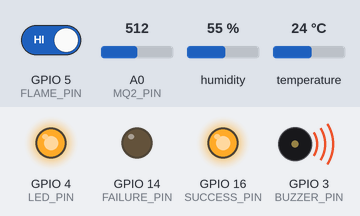
Simulated run of this sketch. Board: ESP8266 (NodeMCU). On the bench: output pins drawn as LEDs (lit = HIGH), buzzer (waves = sounding, pin HIGH). The test bench sets the inputs (shaded band); at power-on: A0 (MQ2_PIN) = 512, GPIO 5 (FLAME_PIN) HIGH, humidity 55 %, temperature 24 °C. WiFi joins after 1.5 s; servers stay silent unless stated; uploads are accepted with an empty reply; what the sketch prints to the serial monitor is not drawn.

Above: at 3.4 s.
3.5 s: A0 (MQ2_PIN) set to 106
5.0 s: A0 (MQ2_PIN) set to 91
At 6.6 s:
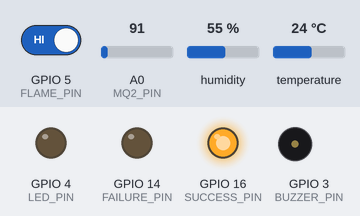
6.9 s: A0 (MQ2_PIN) set to 110
At 8.6 s:
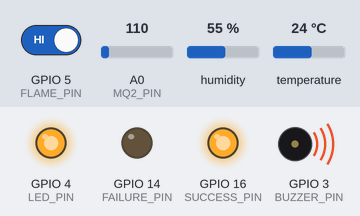
8.9 s: A0 (MQ2_PIN) set to 90
At 10.0 s:
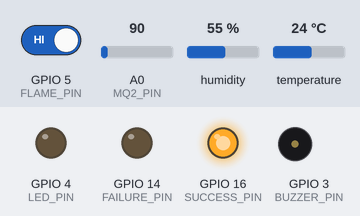
Timing chart, 0 to 11.8 s (numbered marks = the images above; inputs shaded):
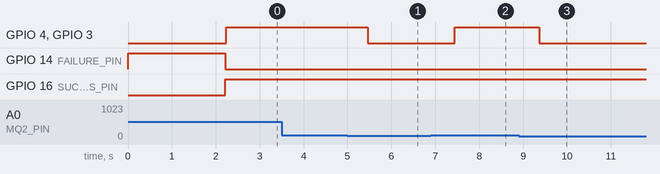

The sketch:

SENSOR.ino
```cpp
// FIRE SENSOR with ID = 4

#include <ESP8266WiFi.h>        // Include the Wi-Fi library
#include <ESP8266HTTPClient.h>
#include <ESP8266WebServer.h>   // Include Server library
#include <WiFiClient.h>
#include <ArduinoJson.h>
#include <DHT.h>

#define TRUE 1
#define FALSE 0

// Pre-Definitions
#define SUCCESS_PIN 16           // Pin that indicates Wi-Fi connection with AP is established
#define FAILURE_PIN 14        // Pin that indicates Wi-Fi connection is not established or lost
#define NODE_ID 4

#define BUZZER_PIN 3
#define MQ2_PIN A0
#define FLAME_PIN 5
#define DHT_PIN 2
#define DHT_TYPE DHT11
#define LED_PIN 4

#define INIT_URL ("http://192.168.1.1:80/initnode" + String(NODE_ID))
#define SENSOR_URL "http://192.168.1.1:80/sensorprops"

// Prototypes
void connectionStateToggle(void);

// Wi-Fi Configuration Variables
const char* ssid     = "VehicleAP";      // The SSID (name) of the Wi-Fi network Vehicle provides
const char* password = "12345678";       // The password of the Wi-Fi network

// Initalize Server
ESP8266WebServer server(80);

// Time Variables for polling mode handling
unsigned long previousTime = 0;
const unsigned long interval = 650; // Blink interval in milliseconds

// Fire state
int fire_state = FALSE;
int previous_state = FALSE;

struct SensorValues {
  double humadity;
  double temperture;
  bool flame;
  int gass;
};

SensorValues sensorValues;

// DHT Sensor
DHT dht(DHT_PIN, DHT_TYPE);

void setup() {

  Serial.begin(115200);         // Start the Serial communication to send messages to the computer

  pinMode(SUCCESS_PIN, OUTPUT);
  pinMode(FAILURE_PIN, OUTPUT);
  pinMode(BUZZER_PIN, OUTPUT);
  pinMode(LED_PIN, OUTPUT);
  pinMode(MQ2_PIN, INPUT);
  pinMode(FLAME_PIN, INPUT);

  dht.begin();

  // Initilize status pins
  digitalWrite(SUCCESS_PIN, LOW);
  digitalWrite(FAILURE_PIN, HIGH);

  delay(10);
  // Serial.println('\n');

  // Connection begin
  WiFi.begin(ssid, password);             // Connect to the network
  // Serial.print("Connecting to ");
  // Serial.print(ssid); Serial.println(" ...");

  int i = 0;
  while (WiFi.status() != WL_CONNECTED) { // Wait for the Wi-Fi to connect
    delay(1000);
  }

  sendPropsToVehicle();

  // Serial.println('\n');
  // Serial.println("Connection established!");

  // ESP-1 Server
  // Purpose of this server is to get distance by RSSI data from this to NodeMCU Vehicle.
  // Vehicle will be making 3 request each to corresponding ESP module to gather nessecary distance data.
  // Then vehicle going to implement trilateration.
  server.on("/getnodeprops", handleNodeProps);

  server.begin();
  // Serial.println("HTTP server started");
}

void loop() {

  server.handleClient();

  unsigned long currentTime = millis();

  if (currentTime - previousTime >= interval) { // Time conditional to run the loop without blocking it. Avoiding use of delay()
    previousTime = currentTime;

    connectionStateToggle();

    sensorValues = readSensorValues();
    fire_state = checkFireState(sensorValues);

    if(fire_state){
      sendSensorProps();
      previous_state = fire_state;
    }

    if(fire_state == FALSE && previous_state == TRUE){  // Sending fire state to the vehicle again to inform vehicle that fire is over.
      sendSensorProps();
      previous_state = fire_state;
    }

    Serial.print("IP Address : ");
    Serial.print(WiFi.localIP());
  }
}

void connectionStateToggle(){
  if(WiFi.status() == WL_CONNECTED){
    digitalWrite(SUCCESS_PIN, HIGH);
    digitalWrite(FAILURE_PIN, LOW);
  }
  else {
    digitalWrite(SUCCESS_PIN, LOW);
    digitalWrite(FAILURE_PIN, HIGH);
  }
};

void handleNodeProps(){
  StaticJsonDocument<200> NODE_PROPS;
  NODE_PROPS["id"] = NODE_ID;
  NODE_PROPS["ip"] = WiFi.localIP().toString();

  String NODE_PROPS_BUFFER;
  serializeJson(NODE_PROPS, NODE_PROPS_BUFFER);
  server.send(200, "application/json", NODE_PROPS_BUFFER);
}

void sendPropsToVehicle(){
  StaticJsonDocument<100> NODE_PROPS;
  NODE_PROPS["id"] = NODE_ID;
  NODE_PROPS["ip"] = WiFi.localIP();

  String NODE_PROPS_BUFFER;
  serializeJson(NODE_PROPS, NODE_PROPS_BUFFER);

  if (WiFi.status() == WL_CONNECTED) { //Check WiFi connection status

    WiFiClient client;
    HTTPClient http;    //Declare object of class HTTPClient

    http.begin(client, INIT_URL);      //Specify request destination
    http.addHeader("Content-Type", "application/json");  //Specify content-type header

    int httpCode = http.POST(NODE_PROPS_BUFFER);   //Send the request
    String payload = http.getString();                  //Get the response payload

    Serial.println(httpCode);   //Print HTTP return code
    Serial.println(payload);    //Print request response payload

    http.end();  //Close connection

  } else {
    Serial.println("Error in WiFi connection");
  }

};

void sendSensorProps(){
  StaticJsonDocument<100> NODE_PROPS;

  NODE_PROPS["id"] = NODE_ID;
  NODE_PROPS["ip"] = WiFi.localIP();
  NODE_PROPS["firestate"] = fire_state;

  String NODE_PROPS_BUFFER;
  serializeJson(NODE_PROPS, NODE_PROPS_BUFFER);

  if (WiFi.status() == WL_CONNECTED) { //Check WiFi connection status

    WiFiClient client;
    HTTPClient http;    //Declare object of class HTTPClient

    http.begin(client, SENSOR_URL);      //Specify request destination
    http.addHeader("Content-Type", "application/json");  //Specify content-type header

    int httpCode = http.POST(NODE_PROPS_BUFFER);   //Send the request
    String payload = http.getString();                  //Get the response payload

    Serial.println(httpCode);   //Print HTTP return code
    Serial.println(payload);    //Print request response payload

    http.end();  //Close connection

  } else {
    Serial.println("Error in WiFi connection");
  }

}

int checkFireState(SensorValues sensorValuesArg){
  if (sensorValuesArg.flame == HIGH || sensorValuesArg.gass > 100 || sensorValuesArg.temperture > 40) {
    Serial.println("Yangin Tespit Edildi!");
    digitalWrite(BUZZER_PIN, HIGH);
    digitalWrite(LED_PIN, HIGH);

    return TRUE;
  } else {
    digitalWrite(BUZZER_PIN, LOW);
    digitalWrite(LED_PIN, LOW);
    return FALSE;
  }
}

SensorValues readSensorValues() {
  SensorValues sensorValuesBuffer;

  sensorValuesBuffer.temperture = dht.readTemperature();
  sensorValuesBuffer.humadity = dht.readHumidity();
  sensorValuesBuffer.flame = !digitalRead(FLAME_PIN);
  sensorValuesBuffer.gass = analogRead(MQ2_PIN);

  Serial.print("Temperture : ");
  Serial.print(sensorValuesBuffer.temperture);
  Serial.print("\nHumadity : ");
  Serial.print(sensorValuesBuffer.humadity);
  Serial.print("\nFlame : ");
  Serial.print(sensorValuesBuffer.flame);
  Serial.print("\nGass : ");
  Serial.print(sensorValuesBuffer.gass);
  Serial.print("\n\n  ------------\n\n");

  return sensorValuesBuffer;
}
```

Measured:
- the behaviour switches between 101 and 100 on A0 (MQ2_PIN) (found by bisection; images 0 and 1)
- after the input at 3.5 s, every drawn part: stays the same
- after the input at 5.0 s, GPIO 4 (LED_PIN), GPIO 3 (BUZZER_PIN): HIGH → LOW after 0.46 s
- after the input at 6.9 s, GPIO 4 (LED_PIN), GPIO 3 (BUZZER_PIN): LOW → HIGH after 0.54 s
- after the input at 8.9 s, GPIO 4 (LED_PIN), GPIO 3 (BUZZER_PIN): HIGH → LOW after 0.47 s
